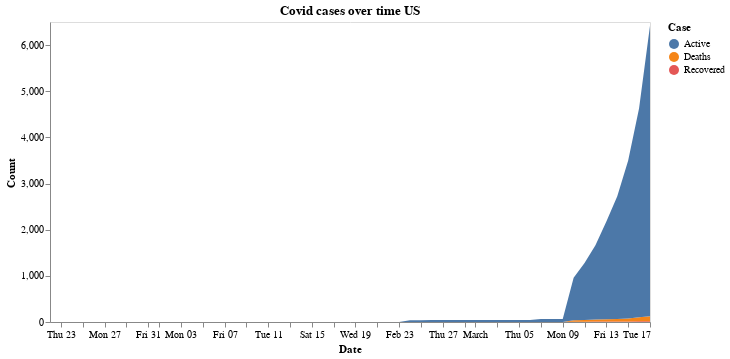

This figure's notebook cell:
### Markdown cell above
### Cases in the USA

### Code cell
cases_over_time('US')

### Figure 1 — Vega-Lite specification as saved in the notebook (floating-point values rounded to 4 significant figures; data arrays with more than 128 entries replaced by an {"elided": "..."} marker saying what was removed)
{"config": {"view": {"continuousWidth": 400, "continuousHeight": 300}, "axis": {"grid": false}}, "data": {"name": "data-9f5488407c7130a283d03d0f0d5c5127"}, "mark": "area", "encoding": {"color": {"type": "nominal", "field": "Case"}, "x": {"type": "temporal", "field": "Date"}, "y": {"type": "quantitative", "field": "Count"}}, "title": "Covid cases over time US", "width": 600, "$schema": "https://vega.github.io/schema/vega-lite/v4.0.2.json", "datasets": {"data-9f5488407c7130a283d03d0f0d5c5127": {"elided": "168 records"}}}
